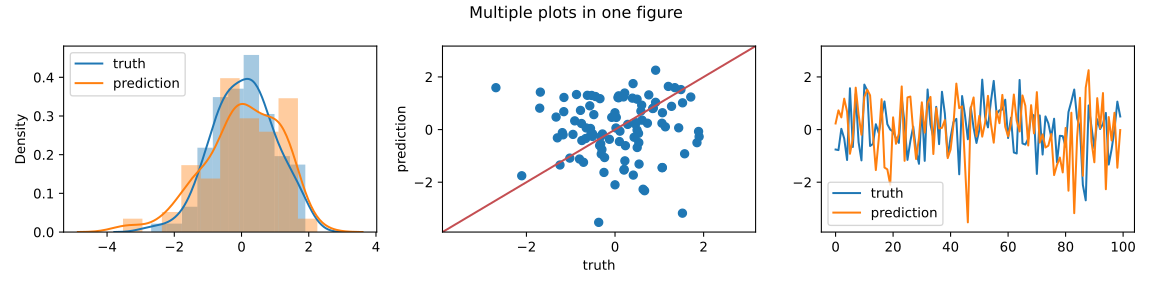

Here is the Python script that generated this plot:
import audplot
import numpy as np
import matplotlib.pyplot as plt


truth = np.random.randn(100)
prediction = np.random.randn(100)

plot_funcs = [
    audplot.distribution,
    audplot.scatter,
    audplot.series,
]
fig, axs = plt.subplots(1, len(plot_funcs), figsize=[12, 3])
plt.suptitle('Multiple plots in one figure')
for plot_func, ax in zip(plot_funcs, axs):
    plot_func(truth, prediction, ax=ax)

plt.tight_layout()
